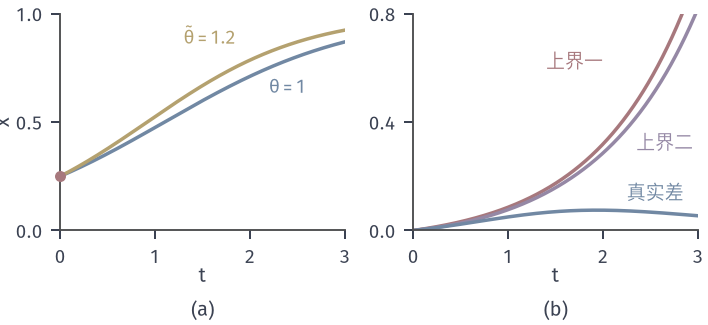

Python code for this plot:
from pathlib import Path
import sys
sys.path.insert(0, str(Path(__file__).resolve().parents[1]/"odesens-common"))
from common import *
HERE = Path(__file__).resolve().parent
# 目标：logistic 右端参数由 1 变为 1.2 时解的差与两种上界。L=1，残差 0.2*x(1-x)。
fig, axes = figure(width_mm=100, height_mm=46, ncols=2)
panel(fig, .085, .985, .955, .29, .24)
t = np.linspace(0, 3, 601); x = logistic(t, .25); y = logistic(t, .25, 1.2); dth = .2
ax = axes[0]; ax.plot(t, x, color=BLUE, lw=1.4); ax.plot(t, y, color=YELLOW, lw=1.4); ax.plot([0], [.25], 'o', ms=4.4, color=RED, mew=0, zorder=5, clip_on=False)
ax.text(2.2, .7, r'$\theta=1$', color=BLUE, fontsize=7.5, va='top'); ax.text(1.3, .86, r'$\tilde\theta=1.2$', color=YELLOW, fontsize=7.5)
ax.set_xlim(0, 3); ax.set_ylim(0, 1); ax.set_xticks([0, 1, 2, 3]); ax.set_yticks([0, .5, 1]); ax.set_xlabel('$t$', labelpad=0); ax.set_ylabel('$x$', labelpad=1)
ax = axes[1]
crude = dth/4*(np.exp(t)-1)
r = dth*y*(1-y); dt = t[1]-t[0]
fine = np.array([np.trapezoid(np.exp(t[i]-t[:i+1])*r[:i+1], dx=dt) if i else 0 for i in range(len(t))])
ax.plot(t, crude, color=RED, lw=1.4); ax.plot(t, fine, color=PURPLE, lw=1.4); ax.plot(t, np.abs(y-x), color=BLUE, lw=1.4)
ax.text(2.0, .6, '上界一', color=RED, fontsize=7.5, ha='right'); ax.text(2.95, .3, '上界二', color=PURPLE, fontsize=7.5, ha='right'); ax.text(2.25, .115, '真实差', color=BLUE, fontsize=7.5, ha='left')
ax.set_xlim(0, 3); ax.set_ylim(0, .8); ax.set_xticks([0, 1, 2, 3]); ax.set_yticks([0, .4, .8]); ax.set_xlabel('$t$', labelpad=0)
tags(fig, axes)
save(fig, HERE, 'figure', {'theta': [1, 1.2], 'x0': .25, 'crude': 'dth/4 (e^t-1)', 'fine': 'int e^{t-s} dth y(1-y) ds', 'T3': [float(crude[-1]), float(fine[-1]), float(abs(y-x)[-1])]})
